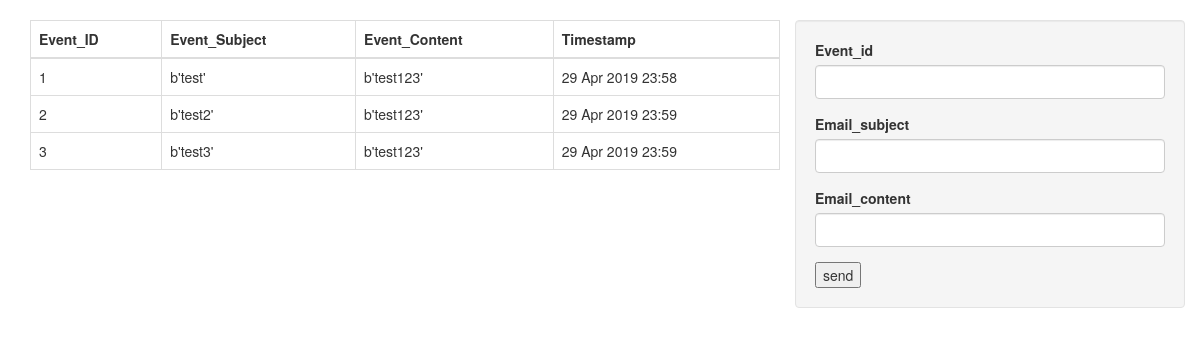
/index, run on the app's committed database.
### server.py (models this page shows)
class ClientEmail(db.Model):
    event_id        = db.Column(db.Integer(), unique=True, nullable=False, primary_key=True)
    email_subject   = db.Column(db.String(30), nullable=False)
    email_content   = db.Column(db.String(50), nullable=False)
    timestamp       = db.Column(db.String(15), nullable=False)
    status          = db.Column(db.String(15), nullable=False)

### server.py (the view)
@app.route('/')
@app.route('/index')
def index():
    try:                                                                # if Database file is present
        cli_emails = ClientEmail.query.all()                            # Fetch all data from database
        return render_template('index.html', data=cli_emails), 200
    except:
        db.create_all()
        return redirect('/')

### templates/index.html (shortened to what this page needs)
<!DOCTYPE html>
<html lang="en">
<head>
    <link rel="stylesheet" href="https://maxcdn.bootstrapcdn.com/bootstrap/3.4.0/css/bootstrap.min.css">
</head>
<body>
    <div class="container">
        <div class="row">
            <div class="col-sm-8">
                <table class="table table-bordered table-stripped table-hover">
                    <thead>
                        <tr>
                            <th>Event_ID</th>
                            <th>Event_Subject</th>
                            <th>Event_Content</th>
                            <th>Timestamp</th>
                        </tr>
                    </thead>
                    <tbody>
                        {% for item in data %}
                        <tr>
                            <td>{{ item.event_id }}</td>
                            <td>{{ item.email_subject }}</td>
                            <td>{{ item.email_content }}</td>
                            <td>{{ item.timestamp }}</td>
                        </tr>
                        {% endfor %}
                    </tbody>
                </table>
            </div>
            <div class="col-sm-4 well">
                <form method="POST" action="{{ url_for('save_email') }}">
                    <div class="form-group">
                        <label for="event_id">Event_id</label>
                        <input class="form-control" type="number" v-model.number="event_id" name="event_id">
                    </div>
                    <div class="form-group">
                        <label for="email_subject">Email_subject</label>
                        <input class="form-control" type="text" v-model="email_subject" name="email_subject">
                    </div>
                    <div class="form-group">
                        <label for="email_content">Email_content</label>
                        <input class="form-control" type="text" v-model="email_content" name="email_content">
                    </div>
                    <input type="submit" value="send">
                </form>
            </div>
        </div>
    </div>
</body>
</html>

### templates/index.html (style rules this page uses)
.container { padding-top: 20px; }

### data on the page
ClientEmail: event_id "1", email_subject "b'test'", email_content "b'test123'", timestamp "29 Apr 2019 23:58"
ClientEmail: event_id "2", email_subject "b'test2'", email_content "b'test123'", timestamp "29 Apr 2019 23:59"
ClientEmail: event_id "3", email_subject "b'test3'", email_content "b'test123'", timestamp "29 Apr 2019 23:59"
